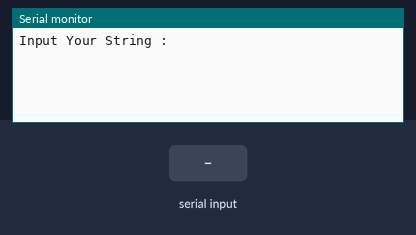
Simulated run of this sketch. Board: Arduino Uno, built with avr-gcc and run on an emulated ATmega328P. Parts: the last lines printed to the serial monitor. Inputs (shaded band) come from the test bench.

Above: at 1.2 s.
1.3 s: "ry\n" received over Serial
At 2.5 s:
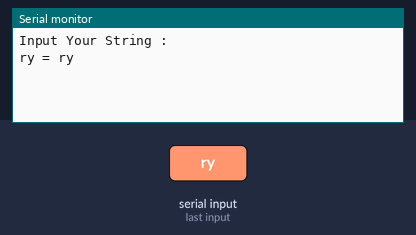
2.8 s: "rgb\n" received over Serial
At 4.0 s:
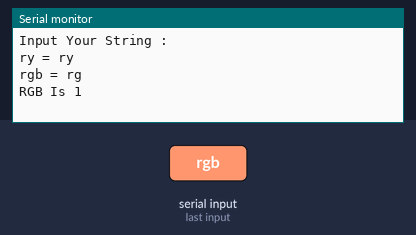
4.3 s: "1\n" received over Serial
At 5.1 s:
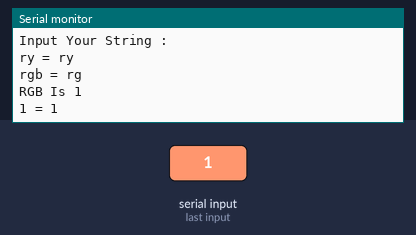

The sketch:

05_Serial_SubString.ino
```cpp
//#include <M5Stack.h>
/* ------------------------------------------------------------------------ */
void setup() {
  Serial.begin(115200);
  Serial.println();
  Serial.println("Input Your String : ");
};

void loop() {
  if(Serial.available() > 0){
    String str = Serial.readStringUntil('\n');
    Serial.print(str);
    Serial.print(" = ");
    Serial.println(str.substring(0, 2));
    // -----------------------------
    if(str.substring(0, 1) == "ry"){
      Serial.println("Relay 1 Is ON");
    }
    if(str.substring(0, 3) == "rgb"){
      Serial.println("RGB Is 1");
    }
   // ------------------------------
  }
  delay(100);
};
/* ------------------------------------------------------------------ */
```

Measured:
- after the input at 1.3 s, the serial monitor: prints a new line at once (image 1)
- after the input at 2.8 s, the serial monitor: prints a new line at once (image 2)
- after the input at 4.3 s, the serial monitor: prints a new line at once (image 3)
